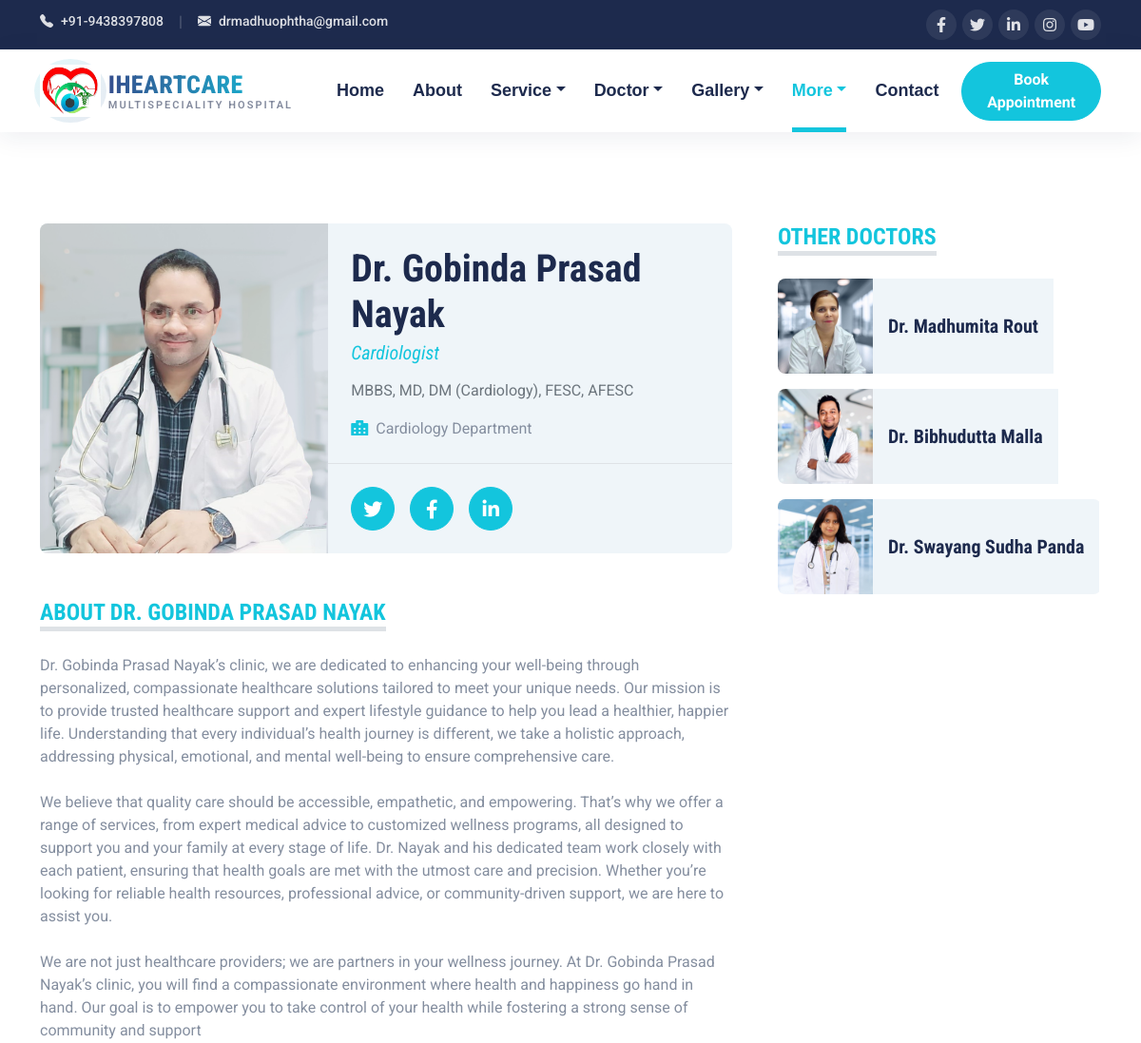
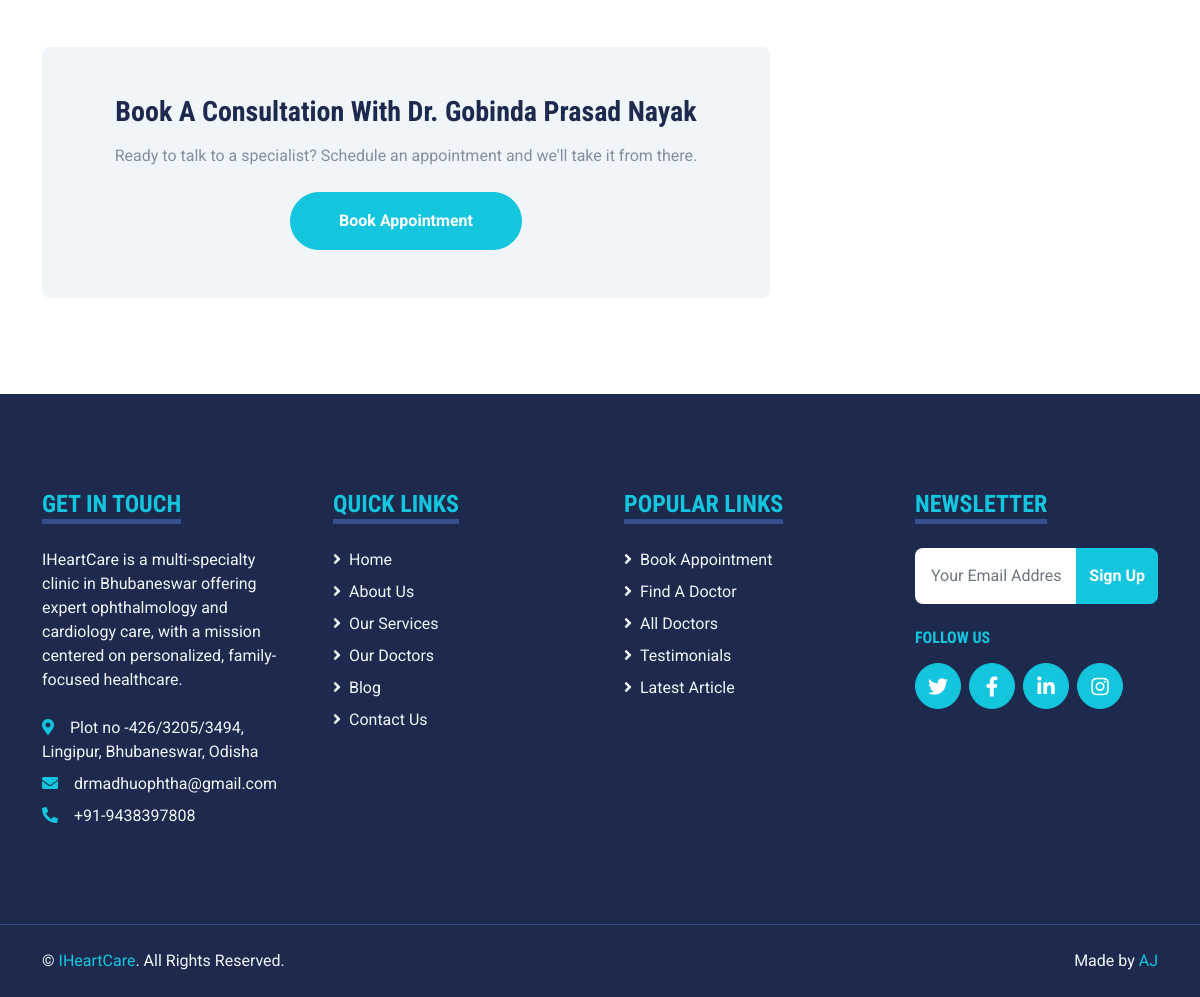
Page /team/dr-gobinda-prasad-nayak/ on the committed database (2 pictures, top to bottom).
### core/models.py (models this page shows, shortened)
class SiteSettings(models.Model):
    site_name = models.CharField(max_length=100, default="IHeartCare")
    phone = models.CharField(max_length=30, default="+012 345 6789")
    email = models.EmailField(default="info@iheartcare.com")
    address = models.CharField(max_length=255, default="123 Street, New York, USA")
    about_text = models.TextField(
        blank=True,
        default="IHeartCare is committed to providing personalized, family-centered "
        "healthcare with compassion and expertise.",
    )
    map_embed_url = models.URLField(blank=True, help_text="Google Maps embed URL for the contact page")
    facebook_url = models.URLField(blank=True, default="#!")
    twitter_url = models.URLField(blank=True, default="#!")
    linkedin_url = models.URLField(blank=True, default="#!")
    instagram_url = models.URLField(blank=True, default="#!")
    youtube_url = models.URLField(blank=True, default="#!")
    class Meta:
        verbose_name = "Site Settings"
        verbose_name_plural = "Site Settings"
    @classmethod
    def load(cls):
        obj, _ = cls.objects.get_or_create(pk=1)
        return obj

class Doctor(models.Model):
    name = models.CharField(max_length=150)
    slug = models.SlugField(max_length=170, unique=True, blank=True)
    departments = models.ManyToManyField(Department, blank=True, related_name="doctors")
    designation = models.CharField(max_length=150, blank=True, help_text='e.g. "Cardiology Specialist"')
    qualification = models.CharField(max_length=150, blank=True, help_text='e.g. "MBBS, MD, DM"')
    photo = models.ImageField(upload_to="doctors/", blank=True, null=True)
    bio = models.TextField(blank=True)
    facebook_url = models.URLField(blank=True, default="#!")
    twitter_url = models.URLField(blank=True, default="#!")
    linkedin_url = models.URLField(blank=True, default="#!")
    is_featured = models.BooleanField(default=True)
    order = models.PositiveIntegerField(default=0)
    class Meta:
        ordering = ["order", "name"]
    def get_absolute_url(self):
        return reverse("core:doctor_detail", args=[self.slug])

class Department(models.Model):
    name = models.CharField(max_length=100, unique=True)
    class Meta:
        ordering = ["name"]

### core/views.py (the view)
# urls.py: path("team/<slug:slug>/", views.doctor_detail, name="doctor_detail"),
def doctor_detail(request, slug):
    doctor = get_object_or_404(Doctor, slug=slug)
    context = _base_context("team")
    context.update(
        {
            "doctor": doctor,
            "other_doctors": Doctor.objects.exclude(pk=doctor.pk),
        }
    )
    return render(request, "team/detail.html", context)

### templates/team/detail.html (shortened to what this page needs)
{% extends "base.html" %}
{% load static %}
{% block content %}
<div class="container py-5">
    <div class="row g-5">
        <div class="col-lg-8">
            <div class="row g-0 bg-light rounded overflow-hidden mb-5">
                <div class="col-12 col-md-5">
                    {% if doctor.photo %}
                    <img class="img-fluid w-100 h-100" src="{{ doctor.photo.url }}" alt="{{ doctor.name }}" style="object-fit: cover;">
                    {% else %}
                    <img class="img-fluid w-100 h-100" src="{% static 'core/img/team-1.jpg' %}" alt="{{ doctor.name }}" style="object-fit: cover;">
                    {% endif %}
                </div>
                <div class="col-12 col-md-7 d-flex flex-column">
                    <div class="p-4">
                        <h1 class="mb-1">{{ doctor.name }}</h1>
                        {% if doctor.designation %}
                        <h5 class="fw-normal fst-italic text-primary mb-3">{{ doctor.designation }}</h5>
                        {% endif %}
                        {% if doctor.qualification %}
                        <p class="text-muted mb-3">{{ doctor.qualification }}</p>
                        {% endif %}
                        {% if doctor.departments.all %}
                        <p class="mb-0"><i class="fa fa-hospital-alt text-primary me-2"></i>{% for dept in doctor.departments.all %}{{ dept.name }}{% endfor %} Department</p>
                        {% endif %}
                    </div>
                    <div class="d-flex mt-auto border-top p-4">
                        <a class="btn btn-lg btn-primary btn-lg-square rounded-circle me-3" href="{{ doctor.twitter_url }}"><i class="fab fa-twitter"></i></a>
                        <a class="btn btn-lg btn-primary btn-lg-square rounded-circle me-3" href="{{ doctor.facebook_url }}"><i class="fab fa-facebook-f"></i></a>
                        <a class="btn btn-lg btn-primary btn-lg-square rounded-circle" href="{{ doctor.linkedin_url }}"><i class="fab fa-linkedin-in"></i></a>
                    </div>
                </div>
            </div>
            {% if doctor.bio %}
            <div class="mb-5">
                <h4 class="d-inline-block text-primary text-uppercase border-bottom border-5 mb-4">About {{ doctor.name }}</h4>
                <p>{{ doctor.bio|linebreaksbr }}</p>
            </div>
            {% endif %}
            <div class="bg-light rounded p-5 text-center">
                <h3 class="mb-3">Book A Consultation With {{ doctor.name }}</h3>
                <p class="mb-4">Ready to talk to a specialist? Schedule an appointment and we'll take it from there.</p>
                <a href="{% url 'core:appointment' %}" class="btn btn-primary rounded-pill py-3 px-5">Book Appointment</a>
            </div>
        </div>
        <div class="col-lg-4">
            <div class="mb-5">
                <h4 class="d-inline-block text-primary text-uppercase border-bottom border-5 mb-4">Other Doctors</h4>
                {% for other in other_doctors %}
                <div class="d-flex rounded overflow-hidden mb-3">
                    {% if other.photo %}
                    <img class="img-fluid" src="{{ other.photo.url }}" style="width: 100px; height: 100px; object-fit: cover;" alt="{{ other.name }}">
                    {% else %}
                    <img class="img-fluid" src="{% static 'core/img/team-1.jpg' %}" style="width: 100px; height: 100px; object-fit: cover;" alt="{{ other.name }}">
                    {% endif %}
                    <a href="{{ other.get_absolute_url }}" class="h5 d-flex align-items-center bg-light px-3 mb-0 text-decoration-none">{{ other.name }}</a>
                </div>
                {% empty %}
                <p>No other doctors yet.</p>
                {% endfor %}
            </div>
        </div>
    </div>
</div>
{% endblock %}

### templates/partials/navbar.html (shortened to what this page needs)
{% load static %}
<div class="topbar container-fluid d-none d-lg-block">
    <div class="container">
        <div class="row">
            <div class="col-md-6 text-center text-lg-start mb-2 mb-lg-0">
                <div class="d-inline-flex align-items-center">
                    <a class="topbar-link pe-3" href="tel:{{ site_settings.phone }}"><i
                            class="bi bi-telephone-fill me-2"></i>{{ site_settings.phone }}</a>
                    <span class="topbar-divider">|</span>
                    <a class="topbar-link px-3" href="mailto:{{ site_settings.email }}"><i
                            class="bi bi-envelope-fill me-2"></i>{{ site_settings.email }}</a>
                </div>
            </div>
            <div class="col-md-6 text-center text-lg-end">
                <div class="d-inline-flex align-items-center">
                    <a class="topbar-social" href="{{ site_settings.facebook_url }}">
                        <i class="fab fa-facebook-f"></i>
                    </a>
                    <a class="topbar-social" href="{{ site_settings.twitter_url }}">
                        <i class="fab fa-twitter"></i>
                    </a>
                    <a class="topbar-social" href="{{ site_settings.linkedin_url }}">
                        <i class="fab fa-linkedin-in"></i>
                    </a>
                    <a class="topbar-social" href="{{ site_settings.instagram_url }}">
                        <i class="fab fa-instagram"></i>
                    </a>
                    <a class="topbar-social" href="{{ site_settings.youtube_url }}">
                        <i class="fab fa-youtube"></i>
                    </a>
                </div>
            </div>
        </div>
    </div>
</div>
<div class="container-fluid sticky-top bg-white main-navbar{% if active != 'home' %} mb-5{% endif %}" id="mainNavbar">
    <div class="container">
        <nav class="navbar navbar-expand-lg bg-white navbar-light py-3 py-lg-0">
            <a href="{% url 'core:home' %}" class="navbar-brand d-flex align-items-center">
                <div class="navbar-logo-wrap me-2">
                    <img src="{% static 'core/img/logo.png' %}" alt="{{ site_settings.site_name }}" class="navbar-logo">
                </div>
                <div class="navbar-brand-text">
                    <h1 class="m-0 text-uppercase">{{ site_settings.site_name }}</h1>
                    <span class="navbar-brand-tagline">Multispeciality Hospital</span>
                </div>
            </a>
            <div class="collapse navbar-collapse" id="navbarCollapse">
                <div class="navbar-nav ms-auto py-0 align-items-lg-center">
                    <a href="{% url 'core:home' %}" class="nav-item nav-link {% if active == 'home' %}active{% endif %}">Home</a>
                    <a href="{% url 'core:about' %}" class="nav-item nav-link {% if active == 'about' %}active{% endif %}">About</a>
                    <div class="nav-item dropdown">
                        <a href="{% url 'core:service' %}" class="nav-link dropdown-toggle {% if active == 'service' %}active{% endif %}" data-bs-toggle="dropdown">Service</a>
                    </div>
                    <div class="nav-item dropdown">
                        <a href="{% url 'core:price' %}" class="nav-link dropdown-toggle {% if active == 'price' %}active{% endif %}" data-bs-toggle="dropdown">Doctor</a>
                    </div>
                    <div class="nav-item dropdown">
                        <a href="#" class="nav-link dropdown-toggle {% if active in gallery_group %}active{% endif %}" data-bs-toggle="dropdown">Gallery</a>
                    </div>
                    <div class="nav-item dropdown">
                        <a href="#" class="nav-link dropdown-toggle {% if active in pages_group %}active{% endif %}" data-bs-toggle="dropdown">More</a>
                    </div>
                    <a href="{% url 'core:contact' %}" class="nav-item nav-link {% if active == 'contact' %}active{% endif %}">Contact</a>
                    <a href="{% url 'core:appointment' %}" class="btn btn-primary rounded-pill px-4 ms-lg-4 my-3 my-lg-0">Book Appointment</a>
                </div>
            </div>
        </nav>
    </div>
</div>

### templates/partials/footer.html
{% load static %}
<div class="container-fluid bg-dark text-light mt-5 py-5">
    <div class="container py-5">
        <div class="row g-5">
            <div class="col-lg-3 col-md-6">
                <h4 class="d-inline-block text-primary text-uppercase border-bottom border-5 border-secondary mb-4">
                    Get In Touch</h4>
                <p class="mb-4">{{ site_settings.about_text }}</p>
                <p class="mb-2"><i class="fa fa-map-marker-alt text-primary me-3"></i>{{ site_settings.address }}</p>
                <p class="mb-2"><i class="fa fa-envelope text-primary me-3"></i>{{ site_settings.email }}</p>
                <p class="mb-0"><i class="fa fa-phone-alt text-primary me-3"></i>{{ site_settings.phone }}</p>
            </div>
            <div class="col-lg-3 col-md-6">
                <h4 class="d-inline-block text-primary text-uppercase border-bottom border-5 border-secondary mb-4">
                    Quick Links</h4>
                <div class="d-flex flex-column justify-content-start">
                    <a class="text-light mb-2" href="{% url 'core:home' %}"><i class="fa fa-angle-right me-2"></i>Home</a>
                    <a class="text-light mb-2" href="{% url 'core:about' %}"><i class="fa fa-angle-right me-2"></i>About Us</a>
                    <a class="text-light mb-2" href="{% url 'core:service' %}"><i class="fa fa-angle-right me-2"></i>Our Services</a>
                    <a class="text-light mb-2" href="{% url 'core:team' %}"><i class="fa fa-angle-right me-2"></i>Our Doctors</a>
                    <a class="text-light mb-2" href="{% url 'core:blog' %}"><i class="fa fa-angle-right me-2"></i>Blog</a>
                    <a class="text-light" href="{% url 'core:contact' %}"><i class="fa fa-angle-right me-2"></i>Contact Us</a>
                </div>
            </div>
            <div class="col-lg-3 col-md-6">
                <h4 class="d-inline-block text-primary text-uppercase border-bottom border-5 border-secondary mb-4">
                    Popular Links</h4>
                <div class="d-flex flex-column justify-content-start">
                    <a class="text-light mb-2" href="{% url 'core:appointment' %}"><i class="fa fa-angle-right me-2"></i>Book Appointment</a>
                    <a class="text-light mb-2" href="{% url 'core:search' %}"><i class="fa fa-angle-right me-2"></i>Find A Doctor</a>
                    <a class="text-light mb-2" href="{% url 'core:price' %}"><i class="fa fa-angle-right me-2"></i>All Doctors</a>
                    <a class="text-light mb-2" href="{% url 'core:testimonial' %}"><i class="fa fa-angle-right me-2"></i>Testimonials</a>
                    <a class="text-light" href="{% url 'core:detail' %}"><i class="fa fa-angle-right me-2"></i>Latest Article</a>
                </div>
            </div>
            <div class="col-lg-3 col-md-6">
                <h4 class="d-inline-block text-primary text-uppercase border-bottom border-5 border-secondary mb-4">
                    Newsletter</h4>
                <form action="">
                    <div class="input-group">
                        <input type="text" class="form-control p-3 border-0" placeholder="Your Email Address">
                        <button class="btn btn-primary">Sign Up</button>
                    </div>
                </form>
                <h6 class="text-primary text-uppercase mt-4 mb-3">Follow Us</h6>
                <div class="d-flex">
                    <a class="btn btn-lg btn-primary btn-lg-square rounded-circle me-2" href="{{ site_settings.twitter_url }}"><i
                            class="fab fa-twitter"></i></a>
                    <a class="btn btn-lg btn-primary btn-lg-square rounded-circle me-2" href="{{ site_settings.facebook_url }}"><i
                            class="fab fa-facebook-f"></i></a>
                    <a class="btn btn-lg btn-primary btn-lg-square rounded-circle me-2" href="{{ site_settings.linkedin_url }}"><i
                            class="fab fa-linkedin-in"></i></a>
                    <a class="btn btn-lg btn-primary btn-lg-square rounded-circle" href="{{ site_settings.instagram_url }}"><i
                            class="fab fa-instagram"></i></a>
                </div>
            </div>
        </div>
    </div>
</div>
<div class="container-fluid bg-dark text-light border-top border-secondary py-4">
    <div class="container">
        <div class="row g-5">
            <div class="col-md-6 text-center text-md-start">
                <p class="mb-md-0">&copy; <a class="text-primary" href="{% url 'core:home' %}">{{ site_settings.site_name }}</a>. All Rights Reserved.
                </p>
            </div>
            <div class="col-md-6 text-center text-md-end">
                <p class="mb-0">Made by <span class="text-primary">AJ</span></p>
            </div>
        </div>
    </div>
</div>

### rows in the picture
SiteSettings: phone "+91-9438397808", email "drmadhuophtha@gmail.com", site_name "IHEARTCARE", about_text "IHeartCare is a multi-specialty clinic in Bhubaneswar offering expert ophthalmology and cardiology care, with a mission centered on personalized, family-focused healthcare.", address "Plot no -426/3205/3494, Lingipur, Bhubaneswar, Odisha", site_name "IHeartCare"
Doctor: photo (picture), name "Dr. Gobinda Prasad Nayak", designation "Cardiologist", qualification "MBBS, MD, DM (Cardiology), FESC, AFESC", name "DR. GOBINDA PRASAD NAYAK", bio "Dr. Gobinda Prasad Nayak’s clinic, we are dedicated to enhancing your well-being through personalized, compassionate healthcare solutions tailored to meet your unique needs. Our mission is to provide trusted healthcare support and expert lifestyle guidance to help you lead a healthier, happier life. Understanding that every individual’s health journey is different, we take a holistic approach, addressing physical, emotional, and mental well-being to ensure comprehensive care. We believe that quality care should be accessible, empathetic, and empowering. That’s why we offer a range of services, from expert medical advice to customized wellness programs, all designed to support you and your…"
Department: name "Cardiology"
Doctor: photo (picture), name "Dr. Madhumita Rout"
Doctor: photo (picture), name "Dr. Bibhudutta Malla"
Doctor: photo (picture), name "Dr. Swayang Sudha Panda"
